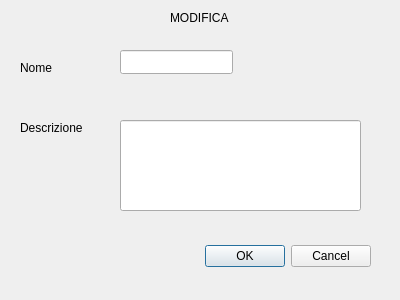
<?xml version="1.0" encoding="UTF-8"?>
<ui version="4.0">
 <class>modWin</class>
 <widget class="QDialog" name="modWin">
  <property name="geometry">
   <rect>
    <x>0</x>
    <y>0</y>
    <width>400</width>
    <height>300</height>
   </rect>
  </property>
  <property name="windowTitle">
   <string>Dialog</string>
  </property>
  <widget class="QDialogButtonBox" name="buttonBox">
   <property name="geometry">
    <rect>
     <x>30</x>
     <y>240</y>
     <width>341</width>
     <height>32</height>
    </rect>
   </property>
   <property name="orientation">
    <enum>Qt::Horizontal</enum>
   </property>
   <property name="standardButtons">
    <set>QDialogButtonBox::Cancel|QDialogButtonBox::Ok</set>
   </property>
  </widget>
  <widget class="QLineEdit" name="desc">
   <property name="geometry">
    <rect>
     <x>120</x>
     <y>120</y>
     <width>241</width>
     <height>91</height>
    </rect>
   </property>
  </widget>
  <widget class="QLabel" name="label_3">
   <property name="geometry">
    <rect>
     <x>20</x>
     <y>120</y>
     <width>71</width>
     <height>16</height>
    </rect>
   </property>
   <property name="text">
    <string>Descrizione</string>
   </property>
  </widget>
  <widget class="QLabel" name="titolo">
   <property name="geometry">
    <rect>
     <x>170</x>
     <y>10</y>
     <width>61</width>
     <height>16</height>
    </rect>
   </property>
   <property name="text">
    <string>MODIFICA</string>
   </property>
  </widget>
  <widget class="QLabel" name="label">
   <property name="geometry">
    <rect>
     <x>20</x>
     <y>60</y>
     <width>49</width>
     <height>16</height>
    </rect>
   </property>
   <property name="text">
    <string>Nome</string>
   </property>
  </widget>
  <widget class="QLineEdit" name="nome">
   <property name="geometry">
    <rect>
     <x>120</x>
     <y>50</y>
     <width>113</width>
     <height>24</height>
    </rect>
   </property>
  </widget>
 </widget>
 <resources/>
 <connections>
  <connection>
   <sender>buttonBox</sender>
   <signal>accepted()</signal>
   <receiver>modWin</receiver>
   <slot>accept()</slot>
   <hints>
    <hint type="sourcelabel">
     <x>248</x>
     <y>254</y>
    </hint>
    <hint type="destinationlabel">
     <x>157</x>
     <y>274</y>
    </hint>
   </hints>
  </connection>
  <connection>
   <sender>buttonBox</sender>
   <signal>rejected()</signal>
   <receiver>modWin</receiver>
   <slot>reject()</slot>
   <hints>
    <hint type="sourcelabel">
     <x>316</x>
     <y>260</y>
    </hint>
    <hint type="destinationlabel">
     <x>286</x>
     <y>274</y>
    </hint>
   </hints>
  </connection>
 </connections>
</ui>
